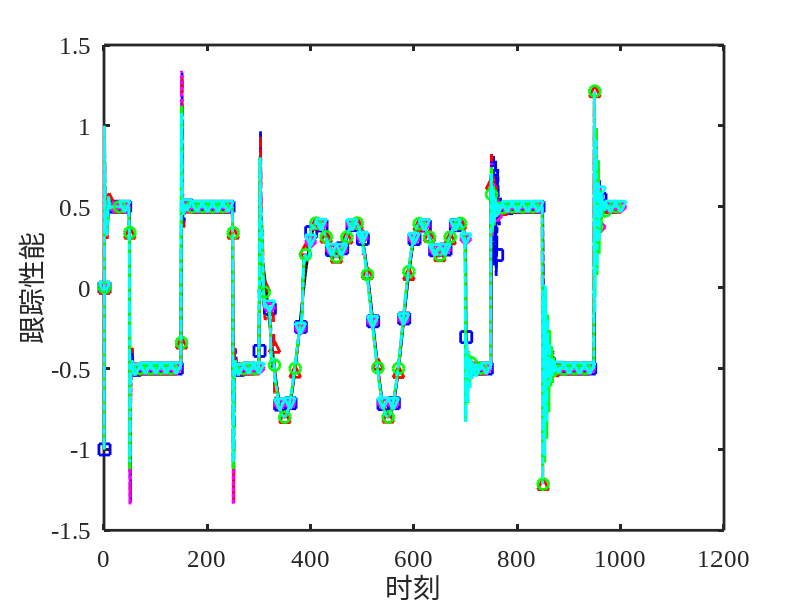

Write the MATLAB code that produced this figure. (Note: this script raises an error after producing the figure.)
clear all;
close all;
N=1000;

nu=1;
eta=1;
mu_list = [0.0001, 0.01, 1, 10, 100];
rou=0.6;
lambda =0.1;

%期望值
for k=1:N+1
    if k<=300
        yd(k)=0.5*(-1)^round(k/100);
    else
        if k<=700
            yd(k)=0.5*sin(k*pi/100)+0.3*cos(k*pi/50);
        else
            yd(k)=0.5*(-1)^round(k/100);
        end
     end
end

% 1 %%%%%%%%%%%%%%%%%%%%%%%%%%%%%%%%%%%%%%%%%%%%%%%%%%%%%%%%%%%%%%%%%%%%%%%%
%控制器参数
mu=mu_list(1);

%初值
y1(1)=-1;y1(2)=1;y1(3)=0.5;
u1(1:2)=0;
du1(1:2,1:nu)=0;

I=eye(nu);
%控制器伪偏导数初值
fai1(1:2,1) =2;
fai1(1:2,2:nu)=0;
%程序循环
%for k=nu+1:N
for k=3:N
    a(k)=1+round(k/500);
    fai1(k,1:nu)=fai1(k-1,1:nu)+eta*(y1(k)-y1(k-1)-fai1(k-1,1:nu)*du1(k-1,1:nu)')*du1(k-1,1:nu)/(mu+du1(k-1,1:nu)*du1(k-1,1:nu)');
    if (fai1(k,1)<10^(-5)) || ((du1(k-1,1:nu)*du1(k-1,1:nu)')^0.5<10^(-5))
        fai1(k,1)=0.5;
    end
    if nu==1
        u1(k) = u1(k-1)+rou*fai1(k,1)*(yd(k+1)-y1(k))/(lambda+fai1(k,1).^2);        
    else
        u1(k) = u1(k-1)+rou*fai1(k,1)*(yd(k+1)-y1(k)-fai1(k,2:nu)*du1(k-1,1:nu-1)')/(lambda+fai1(k,1).^2); 
    end
    %model
    if k<=500
        y1(k+1)=y1(k)/(1+y1(k).^2)+u1(k)^3;
    else
        y1(k+1)=(y1(k)*y1(k-1)*y1(k-2)*u1(k-1)*(y1(k-2)-1)+a(k)*u1(k))/(1+y1(k-1)^2+y1(k-2)^2);    
    end
    for i=1:nu
        du1(k,i)=u1(k-i+1)-u1(k-i);
    end
    emax1(k+1)=yd(k+1)-y1(k+1);
end
%%%%%%%%%%%%%%%%%%%%%%%%%%%%%%%%%%%%%%%%%%%%%%%%%%%%%%%%%%%%%%%%%%%%%%%%%

% 2 %%%%%%%%%%%%%%%%%%%%%%%%%%%%%%%%%%%%%%%%%%%%%%%%%%%%%%%%%%%%%%%%%%%%%%%%
%控制器参数
mu=mu_list(2);

%初值
y2(1)=-1;y2(2)=1;y2(3)=0.5;
u2(1:2)=0;
du2(1:2,1:nu)=0;

I=eye(nu);
%控制器伪偏导数初值
fai2(1:2,1) =2;
fai2(1:2,2:nu)=0;
%程序循环
%for k=nu+1:N
for k=3:N
    a(k)=1+round(k/500);
    fai2(k,1:nu)=fai2(k-1,1:nu)+eta*(y2(k)-y2(k-1)-fai2(k-1,1:nu)*du2(k-1,1:nu)')*du2(k-1,1:nu)/(mu+du2(k-1,1:nu)*du2(k-1,1:nu)');
    if (fai2(k,1)<10^(-5)) || ((du2(k-1,1:nu)*du2(k-1,1:nu)')^0.5<10^(-5))
        fai2(k,1)=0.5;
    end
    if nu==1
        u2(k) = u2(k-1)+rou*fai2(k,1)*(yd(k+1)-y2(k))/(lambda+fai2(k,1).^2);        
    else
        u2(k) = u2(k-1)+rou*fai2(k,1)*(yd(k+1)-y2(k)-fai2(k,2:nu)*du2(k-1,1:nu-1)')/(lambda+fai2(k,1).^2); 
    end
    %model
    if k<=500
        y2(k+1)=y2(k)/(1+y2(k).^2)+u2(k)^3;
    else
        y2(k+1)=(y2(k)*y2(k-1)*y2(k-2)*u2(k-1)*(y2(k-2)-1)+a(k)*u2(k))/(1+y2(k-1)^2+y2(k-2)^2);    
    end
    for i=1:nu
        du2(k,i)=u2(k-i+1)-u2(k-i);
    end
    emax2(k+1)=yd(k+1)-y2(k+1);
end
%%%%%%%%%%%%%%%%%%%%%%%%%%%%%%%%%%%%%%%%%%%%%%%%%%%%%%%%%%%%%%%%%%%%%%%%%

% 3 %%%%%%%%%%%%%%%%%%%%%%%%%%%%%%%%%%%%%%%%%%%%%%%%%%%%%%%%%%%%%%%%%%%%%%%%
%控制器参数
mu=mu_list(3);

%初值
y3(1)=-1;y3(2)=1;y3(3)=0.5;
u3(1:2)=0;
du3(1:2,1:nu)=0;

I=eye(nu);
%控制器伪偏导数初值
fai3(1:2,1) =2;
fai3(1:2,2:nu)=0;
%程序循环
%for k=nu+1:N
for k=3:N
    a(k)=1+round(k/500);
    fai3(k,1:nu)=fai3(k-1,1:nu)+eta*(y3(k)-y3(k-1)-fai3(k-1,1:nu)*du3(k-1,1:nu)')*du3(k-1,1:nu)/(mu+du3(k-1,1:nu)*du3(k-1,1:nu)');
    if (fai3(k,1)<10^(-5)) || ((du3(k-1,1:nu)*du3(k-1,1:nu)')^0.5<10^(-5))
        fai3(k,1)=0.5;
    end
    if nu==1
        u3(k) = u3(k-1)+rou*fai3(k,1)*(yd(k+1)-y3(k))/(lambda+fai3(k,1).^2);        
    else
        u3(k) = u3(k-1)+rou*fai3(k,1)*(yd(k+1)-y3(k)-fai3(k,2:nu)*du3(k-1,1:nu-1)')/(lambda+fai3(k,1).^2); 
    end
    %model
    if k<=500
        y3(k+1)=y3(k)/(1+y3(k).^2)+u3(k)^3;
    else
        y3(k+1)=(y3(k)*y3(k-1)*y3(k-2)*u3(k-1)*(y3(k-2)-1)+a(k)*u3(k))/(1+y3(k-1)^2+y3(k-2)^2);    
    end
    for i=1:nu
        du3(k,i)=u3(k-i+1)-u3(k-i);
    end
    emax3(k+1)=yd(k+1)-y3(k+1);
end
%%%%%%%%%%%%%%%%%%%%%%%%%%%%%%%%%%%%%%%%%%%%%%%%%%%%%%%%%%%%%%%%%%%%%%%%%

% 4 %%%%%%%%%%%%%%%%%%%%%%%%%%%%%%%%%%%%%%%%%%%%%%%%%%%%%%%%%%%%%%%%%%%%%%%%
%控制器参数
mu=mu_list(4);

%初值
y4(1)=-1;y4(2)=1;y4(3)=0.5;
u4(1:2)=0;
du4(1:2,1:nu)=0;

I=eye(nu);
%控制器伪偏导数初值
fai4(1:2,1) =2;
fai4(1:2,2:nu)=0;
%程序循环
%for k=nu+1:N
for k=3:N
    a(k)=1+round(k/500);
    fai4(k,1:nu)=fai4(k-1,1:nu)+eta*(y4(k)-y4(k-1)-fai4(k-1,1:nu)*du4(k-1,1:nu)')*du4(k-1,1:nu)/(mu+du4(k-1,1:nu)*du4(k-1,1:nu)');
    if (fai4(k,1)<10^(-5)) || ((du4(k-1,1:nu)*du4(k-1,1:nu)')^0.5<10^(-5))
        fai4(k,1)=0.5;
    end
    if nu==1
        u4(k) = u4(k-1)+rou*fai4(k,1)*(yd(k+1)-y4(k))/(lambda+fai4(k,1).^2);        
    else
        u4(k) = u4(k-1)+rou*fai4(k,1)*(yd(k+1)-y4(k)-fai4(k,2:nu)*du4(k-1,1:nu-1)')/(lambda+fai4(k,1).^2); 
    end
    %model
    if k<=500
        y4(k+1)=y4(k)/(1+y4(k).^2)+u4(k)^3;
    else
        y4(k+1)=(y4(k)*y4(k-1)*y4(k-2)*u4(k-1)*(y4(k-2)-1)+a(k)*u4(k))/(1+y4(k-1)^2+y4(k-2)^2);    
    end
    for i=1:nu
        du4(k,i)=u4(k-i+1)-u4(k-i);
    end
    emax4(k+1)=yd(k+1)-y4(k+1);
end
%%%%%%%%%%%%%%%%%%%%%%%%%%%%%%%%%%%%%%%%%%%%%%%%%%%%%%%%%%%%%%%%%%%%%%%%%

% 5 %%%%%%%%%%%%%%%%%%%%%%%%%%%%%%%%%%%%%%%%%%%%%%%%%%%%%%%%%%%%%%%%%%%%%%%%
%控制器参数
mu=mu_list(5);

%初值
y5(1)=-1;y5(2)=1;y5(3)=0.5;
u5(1:2)=0;
du5(1:2,1:nu)=0;

I=eye(nu);
%控制器伪偏导数初值
fai5(1:2,1) =2;
fai5(1:2,2:nu)=0;
%程序循环
%for k=nu+1:N
for k=3:N
    a(k)=1+round(k/500);
    fai5(k,1:nu)=fai5(k-1,1:nu)+eta*(y5(k)-y5(k-1)-fai5(k-1,1:nu)*du5(k-1,1:nu)')*du5(k-1,1:nu)/(mu+du5(k-1,1:nu)*du5(k-1,1:nu)');
    if (fai5(k,1)<10^(-5)) || ((du5(k-1,1:nu)*du5(k-1,1:nu)')^0.5<10^(-5))
        fai5(k,1)=0.5;
    end
    if nu==1
        u5(k) = u5(k-1)+rou*fai5(k,1)*(yd(k+1)-y5(k))/(lambda+fai5(k,1).^2);        
    else
        u5(k) = u5(k-1)+rou*fai5(k,1)*(yd(k+1)-y5(k)-fai5(k,2:nu)*du5(k-1,1:nu-1)')/(lambda+fai5(k,1).^2); 
    end
    %model
    if k<=500
        y5(k+1)=y5(k)/(1+y5(k).^2)+u5(k)^3;
    else
        y5(k+1)=(y5(k)*y5(k-1)*y5(k-2)*u5(k-1)*(y5(k-2)-1)+a(k)*u5(k))/(1+y5(k-1)^2+y5(k-2)^2);    
    end
    for i=1:nu
        du5(k,i)=u5(k-i+1)-u5(k-i);
    end
    emax5(k+1)=yd(k+1)-y5(k+1);
end
%%%%%%%%%%%%%%%%%%%%%%%%%%%%%%%%%%%%%%%%%%%%%%%%%%%%%%%%%%%%%%%%%%%%%%%%%
clf;
mark=8;
step=20;
figure(1)
plot(0,'-k','MarkerSize',mark,'LineWidth',2);hold on;
plot(0,'-.bs','MarkerSize',mark,'LineWidth',2);hold on;
plot(0,'--r^','MarkerSize',mark,'LineWidth',2);hold on;
plot(0,':md','MarkerSize',mark,'LineWidth',2);hold on;
plot(0,'-go','MarkerSize',mark,'LineWidth',2);hold on;
plot(0,'-.cv','MarkerSize',mark,'LineWidth',2);hold on;
set(gca,'LineWidth',2,'fontsize',28);
plot(yd,'k-','LineWidth',2);hold on;
plot(0:k,y1,'-.b','LineWidth',2);hold on;
plot(1:step:N,y1(1:step:N),'bs','MarkerSize',mark,'LineWidth',2);hold on;
plot(0:k,y2,'--r','LineWidth',2);hold on;
plot(10:step:N,y2(10:step:N),'r^','MarkerSize',mark,'LineWidth',2);hold on;
plot(0:k,y3,':m','LineWidth',2);hold on;
plot(20:step:N,y3(20:step:N),'md','MarkerSize',mark,'LineWidth',2);hold on;
plot(0:k,y4,'-g','LineWidth',2);hold on;
plot(30:step:N,y4(30:step:N),'go','MarkerSize',mark,'LineWidth',2);hold on;
plot(0:k,y5,'-.c','LineWidth',2);hold on;
plot(40:step:N,y5(40:step:N),'cv','MarkerSize',mark,'LineWidth',2);hold on;
set(gca, 'FontName', 'Times New Roman', 'FontSize', 18);
set(gca, 'LineWidth', 2);
xlabel('时刻', 'FontSize', 20, 'FontName', 'default');ylabel('跟踪性能', 'FontSize', 20, 'FontName', 'default');
legend_labels = {'y^{{*}}(k)', '\mu=0.0001时的输出y(k)', '\mu=0.01时的输出y(k)', '\mu=1时的输出y(k)', '\mu=10时的输出y(k)', '\mu=100时的输出y(k)'};
legend(legend_labels, 'Interpreter', 'tex', 'FontSize', 16, 'FontName', 'default', 'Location', 'northeast');
xlim([0,1000]);
set(gcf, 'Units', 'normalized', 'OuterPosition', [0 0 1 1]);
exportgraphics(gcf, 'mu_1.png', 'Resolution', 300);

figure(2)
plot(0,'-.bs','MarkerSize',mark,'LineWidth',2);hold on;
plot(0,'--r^','MarkerSize',mark,'LineWidth',2);hold on;
plot(0,':md','MarkerSize',mark,'LineWidth',2);hold on;
plot(0,'-go','MarkerSize',mark,'LineWidth',2);hold on;
plot(0,'-.cv','MarkerSize',mark,'LineWidth',2);hold on;
set(gca,'LineWidth',2,'fontsize',28);
plot(u1,'-.b','LineWidth',2);hold on;
plot(1:step:N,u1(1:step:N),'bs','MarkerSize',mark,'LineWidth',2);hold on;
plot(u2,'--r','LineWidth',2);hold on;
plot(10:step:N,u2(10:step:N),'r^','MarkerSize',mark,'LineWidth',2);hold on;
plot(u3,':m','LineWidth',2);hold on;
plot(20:step:N,u3(20:step:N),'md','MarkerSize',mark,'LineWidth',2);hold on;
plot(u4,'-g','LineWidth',2);hold on;
plot(30:step:N,u4(30:step:N),'go','MarkerSize',mark,'LineWidth',2);hold on;
plot(u5,'-.c','LineWidth',2);hold on;
plot(40:step:N,u5(40:step:N),'cv','MarkerSize',mark,'LineWidth',2);hold on;
set(gca, 'FontName', 'Times New Roman', 'FontSize', 18);
set(gca, 'LineWidth', 2);
xlabel('时刻', 'FontSize', 20, 'FontName', 'default');ylabel('控制输入', 'FontSize', 20, 'FontName', 'default');
legend_labels = {'\mu=0.0001时的控制输入u(k)', '\mu=0.01时的控制输入u(k)', '\mu=1时的控制输入u(k)', '\mu=10时的控制输入u(k)', '\mu=100时的控制输入u(k)'};
legend(legend_labels, 'Interpreter', 'tex', 'FontSize', 16, 'FontName', 'default', 'Location', 'northeast');
set(gcf, 'Units', 'normalized', 'OuterPosition', [0 0 1 1]);
exportgraphics(gcf, 'mu_2.png', 'Resolution', 300);

figure(3)
plot(0,'-.bs','MarkerSize',mark,'LineWidth',2);hold on;
plot(0,'--r^','MarkerSize',mark,'LineWidth',2);hold on;
plot(0,':md','MarkerSize',mark,'LineWidth',2);hold on;
plot(0,'-go','MarkerSize',mark,'LineWidth',2);hold on;
plot(0,'-.cv','MarkerSize',mark,'LineWidth',2);hold on;
set(gca,'LineWidth',2,'fontsize',28);
plot(fai1,'-.b','LineWidth',2);hold on;
plot(1:step:N,fai1(1:step:N),'bs','MarkerSize',mark,'LineWidth',2);hold on;
plot(fai2,'--r','LineWidth',2);hold on;
plot(10:step:N,fai2(10:step:N),'r^','MarkerSize',mark,'LineWidth',2);hold on;
plot(fai3,':m','LineWidth',2);hold on;
plot(20:step:N,fai3(20:step:N),'md','MarkerSize',mark,'LineWidth',2);hold on;
plot(fai4,'-g','LineWidth',2);hold on;
plot(30:step:N,fai4(30:step:N),'go','MarkerSize',mark,'LineWidth',2);hold on;
plot(fai5,'-.c','LineWidth',2);hold on;
plot(40:step:N,fai5(40:step:N),'cv','MarkerSize',mark,'LineWidth',2);hold on;
set(gca, 'FontName', 'Times New Roman', 'FontSize', 18);
set(gca, 'LineWidth', 2);
xlabel('时刻', 'FontSize', 20, 'FontName', 'default');ylabel('PPD估计值', 'FontSize', 20, 'FontName', 'default');
legend_labels = {'\mu=0.0001时PPD的估计值', '\mu=0.01时PPD的估计值', '\mu=1时PPD的估计值', '\mu=10时PPD的估计值', '\mu=100时PPD的估计值'};
legend(legend_labels, 'Interpreter', 'tex', 'FontSize', 16, 'FontName', 'default', 'Location', 'northeast');
set(gcf, 'Units', 'normalized', 'OuterPosition', [0 0 1 1]);
exportgraphics(gcf, 'mu_3.png', 'Resolution', 300);
